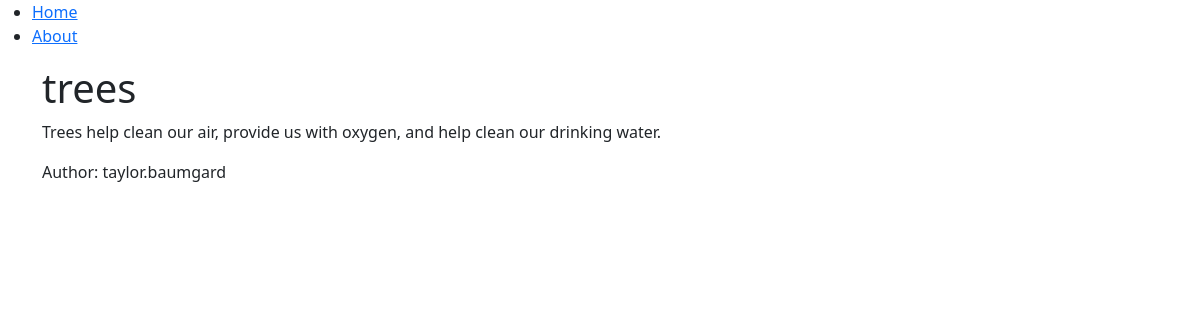
Before: /trees with the older database file.
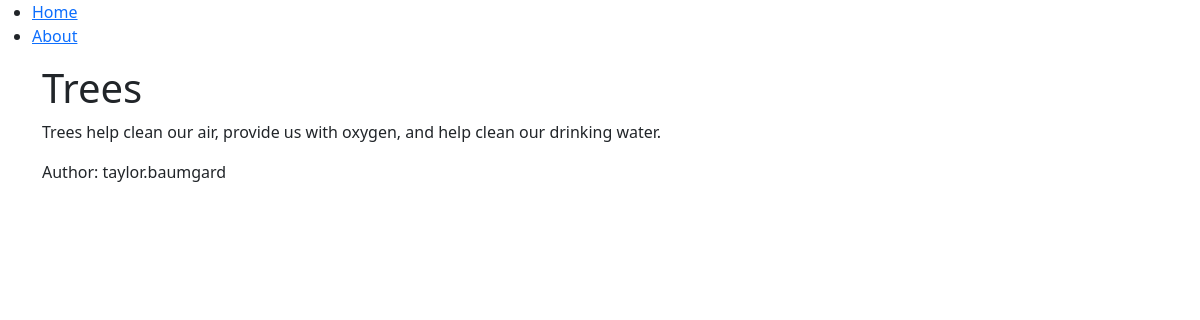
After: the same page with the newer database file.
### blog/models.py (models this page shows, shortened)
class Post(models.Model):
    title = models.CharField(max_length=200)
    content = models.TextField()
    date_created = models.DateTimeField(auto_now_add=True)
    slug = models.SlugField(max_length=200, unique=True)
    author = models.ForeignKey(to=User, on_delete=models.CASCADE)
    status = models.IntegerField(choices=STATUS, default=0)

### blog/views.py (the view)
# urls.py: path('<slug:slug>', views.BlogView.as_view(), name='blog_view'),
class BlogView(generic.DetailView):
    model = Post
    template_name = 'blog.html'

### templates/blog.html
{% extends 'base.html' %}
{% block content %}
    <div class='container'>
        <h1>{{object.title}}</h1>
        <p>{{object.content}}</p>
        <p>Author: {{object.author}}</p>
    </div>
{% endblock content %}

Changed rows visible on the page:
changed Post "taylor.baumgard": title "trees" → "Trees"
